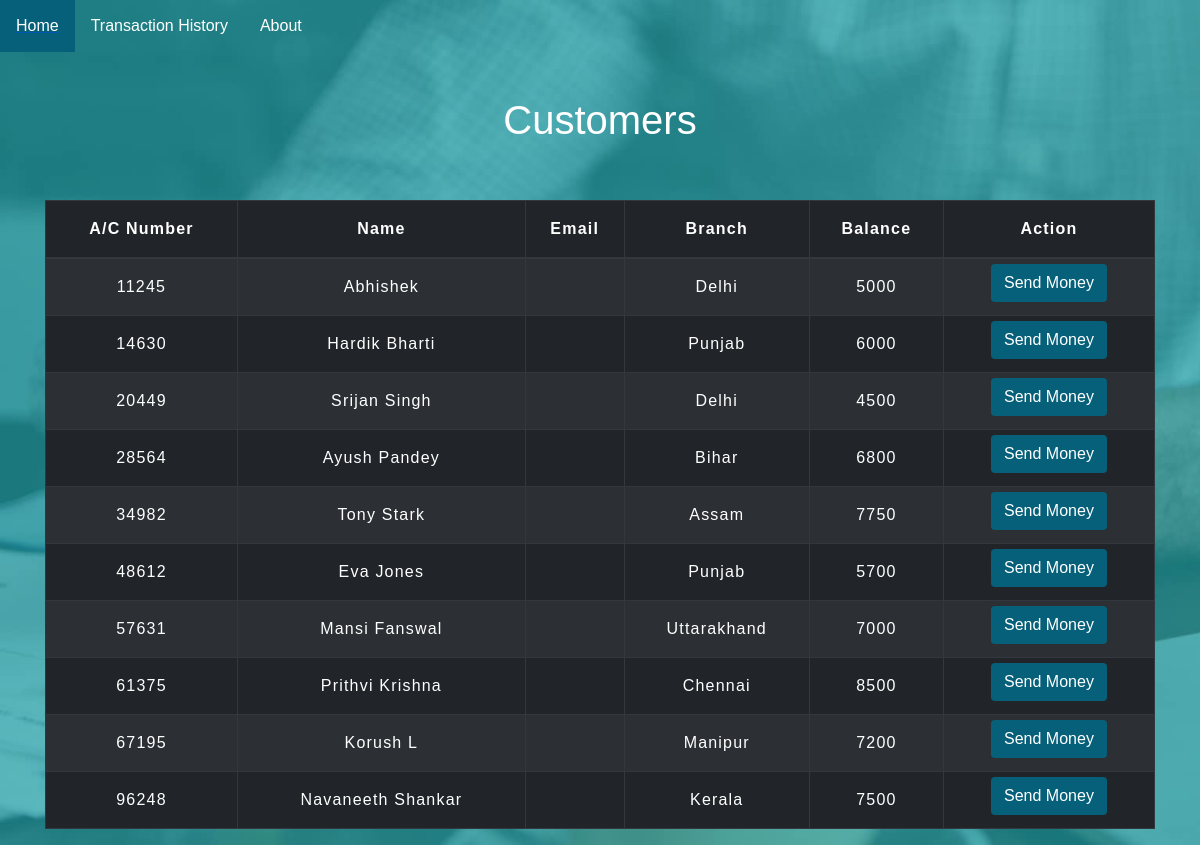
The page /customers.php on the database its author committed.
### tables this page shows
CREATE TABLE `users` (
  `id` int(5) NOT NULL,
  `name` text NOT NULL,
  `branch` varchar(30) NOT NULL,
  `balance` int(8) NOT NULL
);

### customers.php (the view, shortened to what this page needs)
<!DOCTYPE html>
<html>
<head>
    <link rel="stylesheet" href="https://maxcdn.bootstrapcdn.com/bootstrap/4.0.0/css/bootstrap.min.css">
    <link rel="stylesheet" type="text/css" href="css/table.css">
	<link rel="stylesheet" type="text/css" href="css/navigation.css">
</head>
<body>
		<ul>
			<li><a href="index.php"><font color="white">Home</font></a></li>
			<li><a href="history.php"><font color="white">Transaction History</font></a></li>
			<li><a href="about.html"><font color="white">About</font></a></li>
		  </ul>
		<?php
			include 'config.php';
			$sql = "SELECT * FROM users";
			$result = mysqli_query($conn,$sql);
		?>
		<div class="container">
				<br><br><br>
				<h2 class="text-center pt-4">Customers</h2>
				<br><br>
					<div class="row">
						<div class="col">
							<div class="table-responsive-sm">
							<table class="table table-hover table-sm table-condensed table-striped table-dark table-bordered">
								<thead>
									<tr>
									<th class="text-center py-3" color="white">A/C Number</th>
									<th class="text-center py-3">Name</th>
									<th class="text-center py-3">Email</th>
									<th class="text-center py-3">Branch</th>
									<th class="text-center py-3">Balance</th>
									<th class="text-center py-3">Action</th>
									</tr>
								</thead>
								<tbody>
						<?php
							while($rows=mysqli_fetch_assoc($result)){
						?>
							<tr>
								<td class="py-3"><?php echo $rows['id'] ?></td>
								<td class="py-3"><?php echo $rows['name']?></td>
								<td class="py-3"><?php echo $rows['email']?></td>
								<td class="py-3"><?php echo $rows['branch'] ?></td>
								<td class="py-3"><?php echo $rows['balance']?></td>
								<td><a href="transfer.php?id= <?php echo $rows['id'] ;?>"> <button type="button" class="btn">Send Money</button></a></td>
							</tr>
						<?php
							}
						?>
								</tbody>
							</table>
							</div>
						</div>
					</div>
		</div>
</body>
</html>

### css/table.css (style rules this page uses)
* { padding: 0; margin: 0; box-sizing: border-box; font-family: sans-serif; color: white; }
h2 { font-size: 40px; color: white; }
table { letter-spacing: 1.2px; }
td { text-align: center; }
button { border:none; background: #066079; transition: 1s; }

### css/navigation.css (style rules this page uses)
ul { list-style-type: none; margin: 0; padding: 0; overflow: hidden; background-color:; position: fixed; top: 0; width: 100%; text-decoration: none; }
li { float: left; }
li a { display: block; color: white; text-align: center; padding: 14px 16px; text-decoration: none; }

### customers.php (style rules this page uses)
button { transition: 1.5s; }
body { background-image: url('img/banking.jpg'); background-repeat: no-repeat; background-attachment: fixed; background-size: cover; }

### rows shown on the page
users: id "11245", name "Abhishek", branch "Delhi", balance "5000"
users: id "14630", name "Hardik Bharti", branch "Punjab", balance "6000"
users: id "20449", name "Srijan Singh", branch "Delhi", balance "4500"
users: id "28564", name "Ayush Pandey", branch "Bihar", balance "6800"
users: id "34982", name "Tony Stark", branch "Assam", balance "7750"
users: id "48612", name "Eva Jones", branch "Punjab", balance "5700"
users: id "57631", name "Mansi Fanswal", branch "Uttarakhand", balance "7000"
users: id "61375", name "Prithvi Krishna", branch "Chennai", balance "8500"
users: id "67195", name "Korush L", branch "Manipur", balance "7200"
users: id "96248", name "Navaneeth Shankar", branch "Kerala", balance "7500"
